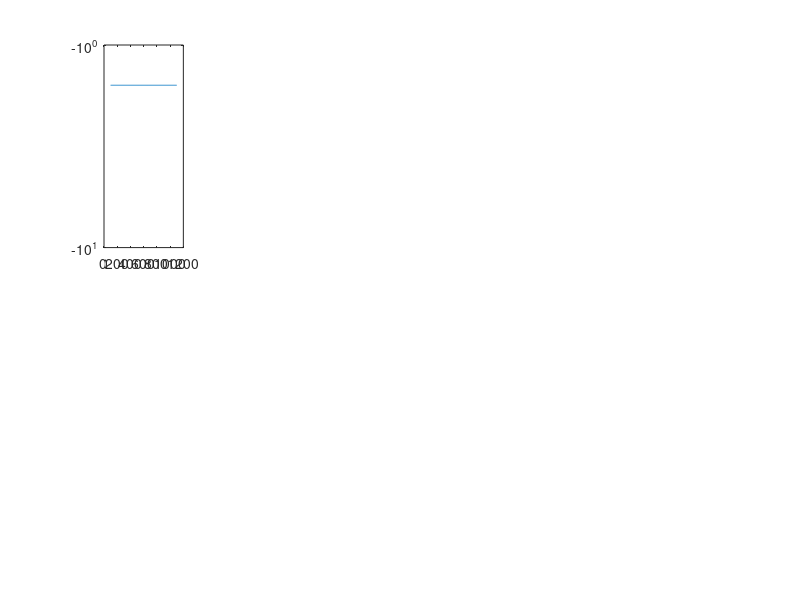

This figure's MATLAB source: (Note: this script raises an error after producing the figure.)
% Part II asks us to send data through bandlimited channels whose bw is the
% 10 dB bandwidth of the 10 channel datasets.

% Here, we plot Bode plots for the 10 channels to examine their 10 dB
% Bandwidths.

clear
close all                   % Close all current figure
load("comms432proj1.mat");  % Load channel data

for i=1:10
    subplot(2,5,i);
    plot(f,10*log10(abs(Cf(:,i))))
    set(gca, 'YScale', 'log')
    set(gca, 'XScale', 'linear')
    ax = gca;
    ax.XGrid = 'on';
    ax.YGrid = 'on';
    ax.YAxis.TickLabelFormat = '%.2f';
    xlabel('f [MHz]');
    ylabel('|C(f)| [dB]');
    title(['Attenuation Length ',num2str(cz(i),4)]);
    % HOLD ON, CHANGE M, run again and then do hold off.
%     legend('16 QAM')
end